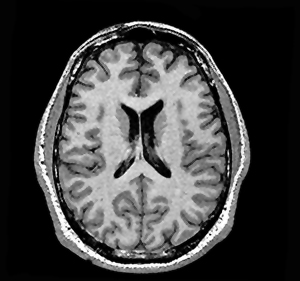
%> input picture brain.JPG, 300 x 281 px
$ octave bilateral.m   (GNU Octave 9; MATLAB toolbox functions it lacks are replaced by stand-ins)
%> lines starting %> are read from the running program, lines starting %| are printed output that depends on the picture
I = imread('brain.JPG');
%> I is the input picture: size 281x300 uint8; min 0, max 255, mean 65.1
In = imnoise(I,'gaussian',0,0.01);
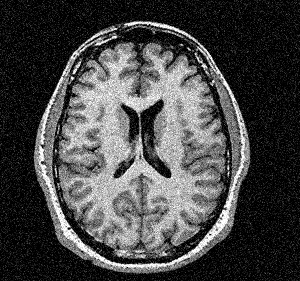
%> In: size 281x300 uint8; min 0, max 255, mean 70.2
%I = double(I);
%In = I+10*randn(size(I));
A = im2double(In);
w = 1;
w = ceil(w);
sigma_d = 3;
sigma_r = 0.1;

[X,Y] = meshgrid(-w:w,-w:w);
G = exp(-(X.^2+Y.^2)/(2*sigma_d^2));

dim = size(A);
%> dim = [281 300]
B = zeros(dim);

for i = 1:dim(1)
   for j = 1:dim(2)

         iMin = max(i-w,1);
         iMax = min(i+w,dim(1));
         jMin = max(j-w,1);
         jMax = min(j+w,dim(2));
         Ix = A(iMin:iMax,jMin:jMax);

         H = exp(-(Ix-A(i,j)).^2/(2*sigma_r^2));

         F = (H.*G((iMin:iMax)-i+w+1,(jMin:jMax)-j+w+1));

         C(i,j) = sum(F(:).*Ix(:))/sum(F(:));

   end
end
In1 = im2double(In);
I1 = im2double(I);
psnr_noisy = psnr(In1,I1);
%> psnr_noisy = 21.5
psnr_output = psnr(C,I1);
%> psnr_output = 24.15
disp(psnr_noisy);
%| 21.500
disp(psnr_output);
%| 24.153
